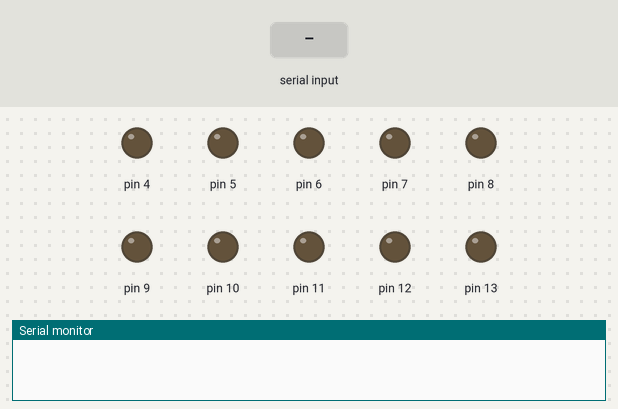
The sketch below on a simulated Arduino Uno, built with avr-gcc and run on an emulated ATmega328P. Shown: output pins drawn as LEDs (lit = HIGH), the last lines printed to the serial monitor. The inputs (shaded band) are chosen by the test bench.

Above: at 1.2 s.
1.3 s: "f" received over Serial
At 2.3 s:
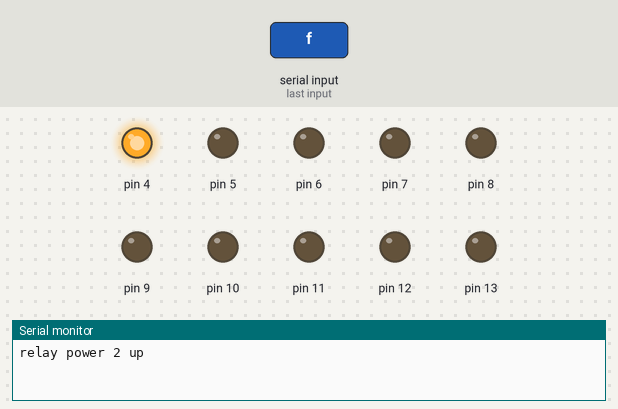
2.8 s: byte 111 ('o') received over Serial
At 3.4 s:
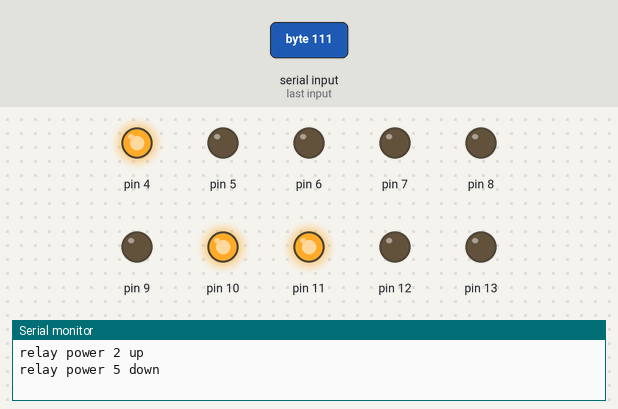
4.3 s: byte 114 ('r') received over Serial
At 4.6 s:
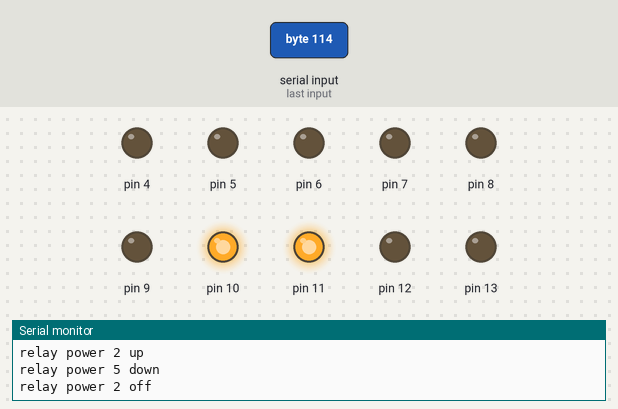
5.8 s: byte 112 ('p') received over Serial
At 6.9 s:
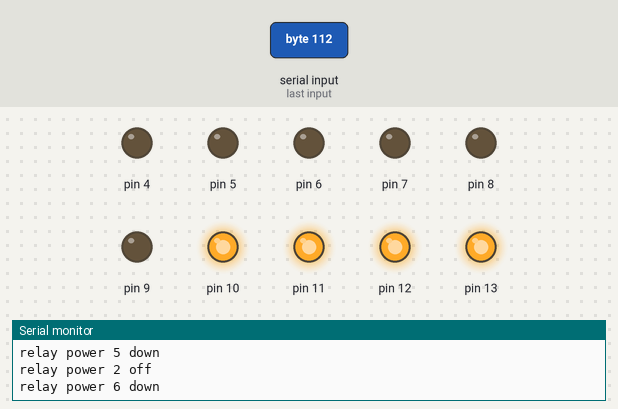
7.3 s: "g" received over Serial
At 8.0 s:
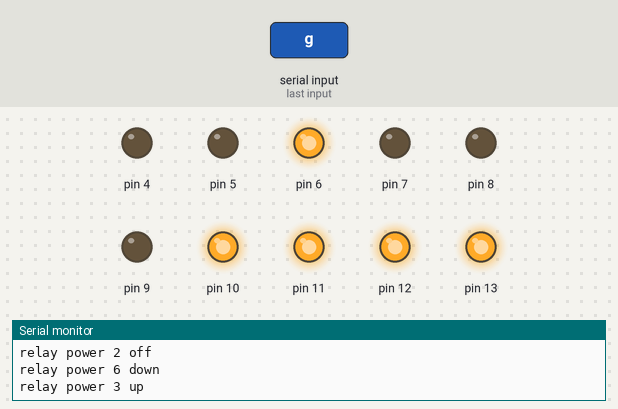
8.8 s: "h" received over Serial
At 9.2 s:
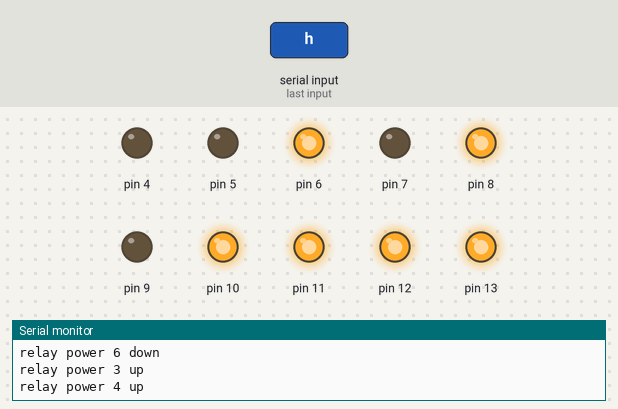
Timing chart, 0 to 11.3 s (numbered marks = the images above; inputs shaded):
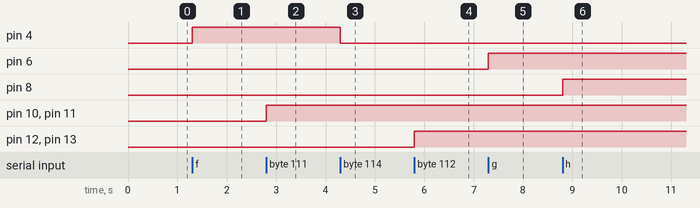

Measured:
- after the input at 1.3 s, pin 4: LOW → HIGH at once
- after the input at 2.8 s, pin 10, pin 11: LOW → HIGH at once
- after the input at 4.3 s, pin 4: HIGH → LOW at once
- after the input at 5.8 s, pin 12, pin 13: LOW → HIGH at once
- after the input at 7.3 s, pin 6: LOW → HIGH at once
- after the input at 8.8 s, pin 8: LOW → HIGH at once

The sketch:

nano2.ino
```cpp
#include<SoftwareSerial.h>

//-------------------------

//--------------------------------------------

void setup(){
  Serial.begin(115200); //enable Serial Monitor

  pinMode(1,OUTPUT);
  pinMode(4,OUTPUT);
  pinMode(5,OUTPUT);
  pinMode(6,OUTPUT);
  pinMode(7,OUTPUT);
  pinMode(8,OUTPUT);
  pinMode(9,OUTPUT);
  pinMode(10,OUTPUT);
  pinMode(11,OUTPUT);
  pinMode(12,OUTPUT);
  pinMode(13,OUTPUT);

  digitalWrite(1,LOW);
  digitalWrite(4,LOW);
  digitalWrite(5,LOW);
  digitalWrite(6,LOW);
  digitalWrite(7,LOW);
  digitalWrite(8,LOW);
  digitalWrite(9,LOW);
  digitalWrite(10,LOW);
  digitalWrite(11,LOW);
  digitalWrite(12,LOW);
  digitalWrite(13,LOW);

}

void loop(){
  byte n = Serial.available(); //n != 0 means a character has arrived
  if (n != 0){
    char x = Serial.read();
    switch (x){


     case 'e':Serial.println("relay power 1 up"); digitalWrite(2,HIGH);digitalWrite(3,LOW);
      break;
     case 'f':Serial.println("relay power 2 up"); digitalWrite(4,HIGH);digitalWrite(5,LOW);
      break;
     case 'g':Serial.println("relay power 3 up"); digitalWrite(6,HIGH);digitalWrite(7,LOW);
      break;
     case 'h':Serial.println("relay power 4 up"); digitalWrite(8,HIGH);digitalWrite(9,LOW);
      break;
     case 'i':Serial.println("relay power 5 up"); digitalWrite(10,HIGH);digitalWrite(11,LOW);
      break;
     case 'j':Serial.println("relay power 6 up"); digitalWrite(12,HIGH);digitalWrite(13,LOW);
      break;
     case 'k':Serial.println("relay power 1 down"); digitalWrite(2,HIGH);digitalWrite(3,HIGH);
      break;
     case 'l':Serial.println("relay power 2 down"); digitalWrite(4,HIGH);digitalWrite(5,HIGH);
      break;
     case 'm':Serial.println("relay power 3 down"); digitalWrite(6,HIGH);digitalWrite(7,HIGH);
      break;
     case 'n':Serial.println("relay power 4 down"); digitalWrite(8,HIGH);digitalWrite(9,HIGH);
      break;
     case 'o':Serial.println("relay power 5 down"); digitalWrite(10,HIGH);digitalWrite(11,HIGH);
      break;
     case 'p':Serial.println("relay power 6 down"); digitalWrite(12,HIGH);digitalWrite(13,HIGH);
      break;
     case 'q':Serial.println("relay power 1 off"); digitalWrite(2,LOW);
      break;
     case 'r':Serial.println("relay power 2 off"); digitalWrite(4,LOW);
      break;
     case 's':Serial.println("relay power 3 off"); digitalWrite(6,LOW);
      break;
     case 't':Serial.println("relay power 4 off"); digitalWrite(8,LOW);
      break;
     case 'u':Serial.println("relay power 5 off"); digitalWrite(10,LOW);
      break;
     case 'v':Serial.println("relay power 6 off"); digitalWrite(12,LOW);
      break;
     case '.':Serial.println("ALIVE");
      break;

    }
  }
}
```
